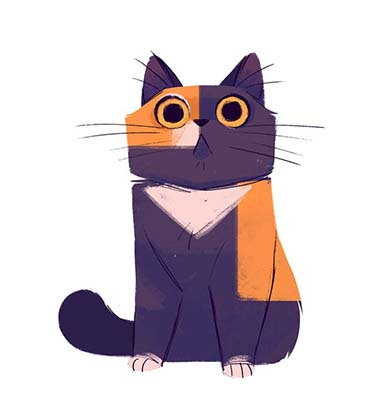
//> input picture Task 1/Poin 3/picture/cat.jpg, 387 x 420 px
$ ./countur   (built with g++ and OpenCV 4)
//> lines starting //> are read from the running program, lines starting //| are printed output that depends on the picture; after the words box and inside, x2 and y2 are one past the last pixel; in counts of white or black regions, pixels touching at a corner belong together
#include "opencv2/highgui/highgui.hpp"
#include "opencv2/imgproc/imgproc.hpp"
#include <iostream>
#include <stdio.h>
#include <stdlib.h>

using namespace cv;
using namespace std;

Mat src; Mat src_gray;
int thresh = 100;
int max_thresh = 255;
RNG rng(12345);

/// Function header
void thresh_callback(int, void* );

int main()
{
  /// Load source image and convert it to gray
  src = imread( "picture/cat.jpg", 1 );
//> src is the input picture: 420 rows x 387 cols, CV_8UC3; mean B, G, R 208.4, 203.1, 213.3

  /// Convert image to gray and blur it
  cvtColor( src, src_gray, CV_BGR2GRAY );
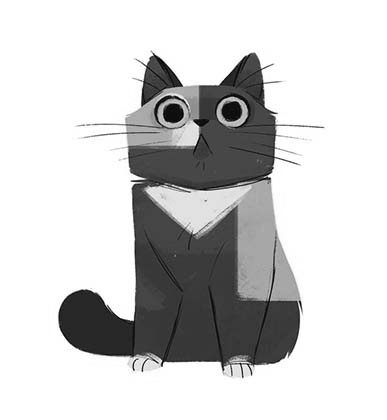
//> src_gray: 420 rows x 387 cols, CV_8UC1; min 1, max 255, mean 206.7
  blur( src_gray, src_gray, Size(3,3) );

  /// Create Window
  char* source_window = "Source";
  namedWindow( source_window, CV_WINDOW_AUTOSIZE );
  moveWindow( source_window,64,0);
  imshow( source_window, src );

  createTrackbar( " Canny ", "Source", &thresh, max_thresh, thresh_callback );
  thresh_callback( 0, 0 );

  waitKey(0);
  return(0);
}

void thresh_callback(int, void* )
{
  Mat canny_output;
  vector<vector<Point> > contours;
  vector<Vec4i> hierarchy;

  /// Detect edges using canny
  Canny( src_gray, canny_output, thresh, thresh*2, 3 );
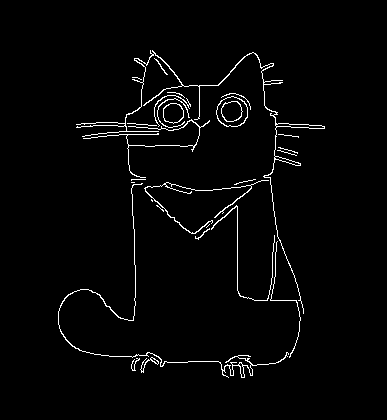
//> canny_output: 420 rows x 387 cols, CV_8UC1; 2.3% white in thin lines or dots, all inside (x1, y1, x2, y2) = (58, 50, 325, 378)
  /// Find contours
  findContours( canny_output, contours, hierarchy, CV_RETR_TREE, CV_CHAIN_APPROX_SIMPLE, Point(0, 0) );
//> contours = 35 contours, 20 with area under 20; largest, box (x1, y1, x2, y2) and area: (216, 96, 248, 127) 740, (216, 96, 248, 127) 717, (76, 50, 325, 314) 370, (221, 101, 243, 122) 334, (163, 103, 184, 124) 325

  /// Draw contours
  Mat drawing = Mat::zeros( canny_output.size(), CV_8UC3 );
  for( int i = 0; i< contours.size(); i++ )
     {
       Scalar color = Scalar( rng.uniform(0, 255), rng.uniform(0,255), rng.uniform(0,255) );
       drawContours( drawing, contours, i, color, 2, 8, hierarchy, 0, Point() );
     }
//> this loop made 35 passes
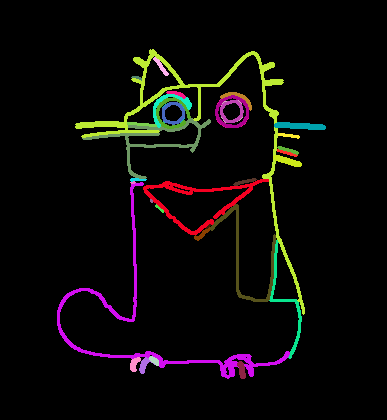
//> drawing: 420 rows x 387 cols, CV_8UC3; mean B, G, R 7.9, 8.9, 11.5

  /// Show in a window
  namedWindow( "Contours", CV_WINDOW_AUTOSIZE );
  moveWindow( "Contours",640,0);
  imshow( "Contours", drawing );
}

//the original source code : https://docs.opencv.org/2.4.13.4/doc/tutorials/imgproc/shapedescriptors/find_contours/find_contours.html

$ run again, with Task 1/Poin 3/picture/coin.jpg copied over Task 1/Poin 3/picture/cat.jpg
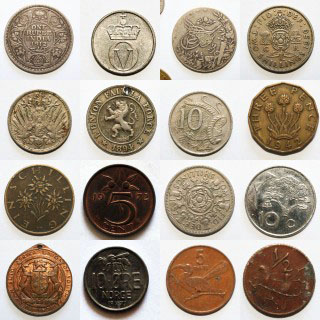
//> input picture Task 1/Poin 3/picture/coin.jpg, 320 x 320 px
//> src is the input picture: 320 rows x 320 cols, CV_8UC3; mean B, G, R 143.1, 158.4, 171.7
//> in thresh_callback, `Canny( src_gray, canny_output, thresh, thresh*2, 3 );`:
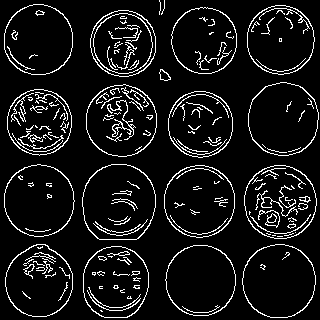
//> canny_output: 320 rows x 320 cols, CV_8UC1; 8.7% white in thin lines or dots
//> contours = 221 contours, 169 with area under 20; largest, box (x1, y1, x2, y2) and area: (82, 164, 156, 240) 4556, (82, 164, 156, 240) 4498, (242, 244, 316, 318) 4247, (242, 244, 316, 318) 4187, (244, 165, 317, 239) 4159
//> after the loop in thresh_callback, `for( int i = 0; i< contours.size(); i++ )`:
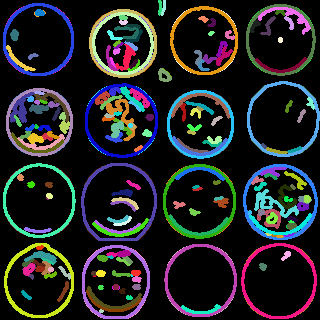
//> drawing: 320 rows x 320 cols, CV_8UC3; mean B, G, R 36.8, 35.1, 33.3
